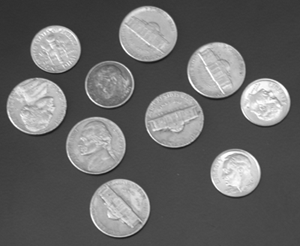
#> input picture lab4/coins.png, 300 x 246 px
$ jupyter execute --allow-errors 04_thresholding.ipynb   (older library calls are emulated)
#> lines starting #> are read from the running program, lines starting #| are printed output that depends on the picture; after the words box and inside, x2 and y2 are one past the last pixel; in counts of white or black regions, pixels touching at a corner belong together
# Binaryzacja

### Cel:
- zapoznanie z segmentacją obiektów poprzez binaryzację,
- zapoznanie z binaryzacją na podstawie histogramu (globalną),
- zapoznanie z metodami automatycznego wyznaczania progu Ots'u, Kitller'a i Kapur'a,
- zapoznanie z binaryzacją lokalną (na podstawie średniej i metodą Sauvola),
- zapoznanie z binaryzacją dwuprogową,
- zadanie domowe: zapoznanie z adaptacyjną binaryzacją lokalną.

### Binaryzacja - wprowadzenie

Jednym z najważniejszych etapów podczas analizy obrazów jest segmentacja -- podział obrazu na rejony według pewnego kryterium  -- jasności, koloru, tekstury.
Najprostszą (i też najczęściej wykorzystywaną) metodą segmentacji jest **binaryzacja**.
Do jej głównych zalet zalicza się: intuicyjność, prostotę, łatwość implementacji i szybkość wykonywania.
Jest ona etapem wielu algorytmów analizy obrazów.
Pozwala na znaczną redukcję informacji w obrazie (np. dla wejściowego obrazu w skali szarości z zakresu 0-255 do 0-1).

Binaryzacja najczęściej realizowana jest poprzez progowanie.
Na przykład: dla obrazu w odcieniach szarości ustala się próg na poziomie $k$.
Wszystkie piksele o wartości (jasności) większej od $k$ zostają uznane za obiekty, a pozostałe za tło.
Oczywiście podejście takie daje się zastosować wtedy, gdy obiekty mają istotnie różną jasność od otaczającego je tła.

### Binaryzacja na podstawie histogramu

W rozdziale zostanie zademonstrowane wyznaczanie progu na podstawie "ręcznej" analizy histogramu oraz wpływ szumu i niejednorodnego oświetlenia sceny na proces binaryzacji.

1. Potrzebne w ćwiczeniu moduły są już wpisane - zwróć uwagę pod jakimi nazwami będą one widziane (plt, cv2, np).

2. Wczytaj obraz _coins.png_ w trybie odcieni szarości. Wyświetl go.
Wyznacz jego histogram (funkcja `np.histogram` lub 'cv2.calcHist') i wyświetl go.
Przy wyświetlaniu histogramu warto zwiększyć liczbę wyświetlanych wartości na osi x oraz powiększyć sam wykres (funkcje *plt.xticks(np.arange(0, 256, 20.0))* oraz *plt.rcParams["figure.figsize"] = (10,5)*.
Uwaga. Proszę powyższą funkcjonalność zaimplementować jako funkcję, gdyż przyda się w dalszej części ćwiczenia.


[cell 1]
import cv2
import os
import requests
from matplotlib import pyplot as plt
import numpy as np

url = 'https://raw.githubusercontent.com/vision-agh/poc_sw/master/04_Thresholding/'

fileNames = ["coins.png", "rice.png", "catalogue.png", "bart.png", "figura1.png", "figura2.png", "figura3.png", "figura4.png", "T.png"]
#> (the rest of this cell did not finish here and is left out)

3. Wizualna analiza histogramu pozwala zauważyć dwa maksima - jedno odpowiadające poziomowi jasności tła (które w tym przypadku jest względnie jednolite - ciemnoszare) i drugie odpowiadające monetom.

Na podstawie histogramu wyznacz próg i wykonaj binaryzację:
- wykorzystaj fakt, że dla macierzy *numpy* można wykonać operację porównania wszystkich jej wartości z liczbą  - wynikiem jest macierz zawierająca wartości *True* i *False*, którą można przekonwertować metodą macierz.astype(np.int) na macierz z wartościami 1 i 0 (aczkolwiek nie jest to tu konieczne).
- wynik binaryzacji wyświetl,
- spróbuj dobrać jak najlepszy próg binaryzacji. Jako "kryterium jakości" przyjmij kształty monet - dla poprawnie dobranego progu powinny to być wypełnione koła.

Uwaga. Proszę powyższą funkcjonalność zaimplementować jako funkcję, gdyż przyda się w dalszej części ćwiczenia.

[cell 2]
def binar(name, threshold=100):
#> called with name = 'coins.png', threshold = 80
    image = cv2.imread(name,cv2.IMREAD_GRAYSCALE)
#> image is the input picture: shape (246, 300); min 23, max 255, mean 103
    hist = cv2.calcHist([image],[0],None,[256],[0,256])
#> hist = 256 values, max 4264 at index 73, min 0 at index 0, mean 288.3

    binary_image = image>threshold
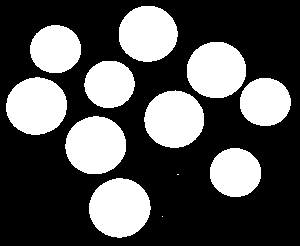
#> binary_image: shape (246, 300) bool; 32.6% white; 12 white regions (2 under 20 px), largest, box (x1, y1, x2, y2) and area: (89, 178, 151, 238) 2857, (65, 116, 126, 174) 2774, (6, 77, 67, 135) 2750
    binary_image=binary_image.astype("uint8")

    plt.plot(hist)
    plt.grid()
    plt.locator_params(axis='x', nbins=13)
    plt.show()
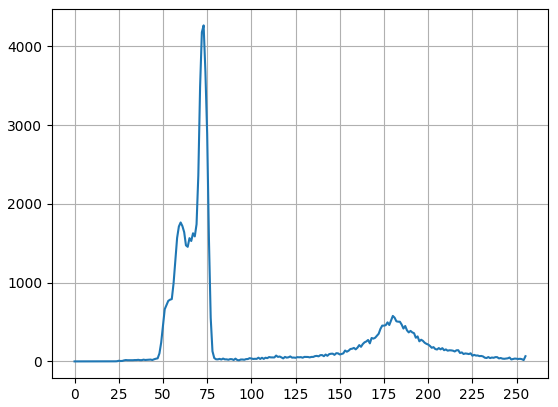
#> figure drawn by matplotlib, 1 panel; curve peaks at x = 73, y = 4264
    plt.imshow(binary_image, cmap='gray')
    plt.show()
binar("coins.png",80)

4. Na "stopień trudności" przeprowadzenia binaryzacji największy wpływ mają dwa czynniki:
- szum,
- niejednorodne oświetlenie.

Użyj obrazy:
 - _figura1.png_ (bez zaszumienia),
 - _figura2.png_ (dodany szum Gaussowski o średniej 0 i odchyleniu standardowym 10),
 - _figura3.png_ (dodany szum Gaussowski o średniej 0 i odchyleniu standardowym 50),
 - _figura4.png_ (dodany gradient oświetlenia -- symulacja oświetlenia niejednorodnego) i wyświetl ich histogramy (wykorzystaj funkcję z poprzedniego punktu).

#> (a cell that did not finish here is left out)


Spróbuj wyznaczyć progi binaryzacji na podstawie wyświetlonych histogramów.
Jak dodanie szumu wypłynęło na histogram i łatwość wyznaczania progu binaryzacji?
Czy jest to możliwe we wszystkich przypadkach?

### Automatyczne wyznaczanie progu binaryzacji

W automatycznym systemie analizy obrazów (działanie bez nadzoru operatora) konieczne jest zastosowanie metody binaryzacji, która w sposób automatyczny wyznacza próg binaryzacji.
Oczywiście można sobie wyobrazić użycie stałego progu (np. 10), ale wtedy należy zadbać o niezmienność warunków oświetleniowych, co w niektórych zastosowaniach może być problematyczne.

#### Iteracyjne wyznaczenie progu

Jednym z najprostszych podejść jest iteracyjna procedura wyliczania progu.
Jako pierwsze przybliżenie progu ($k$) przyjmuje się średnia jasność na obrazie.
Następnie, na podstawie $k$,  dzieli się obraz na dwa podobrazy $I_0$ i  $I_1$ (dwie klasy $C_0$ i $C_1$).
Dla każdego z nich oblicza się średnią jasność: $m_0$ i $m_1$.
Jako nowy próg przyjmuje się:
\begin{equation}
\label{eq:thresholding:mean_auto} \tag{1}
k_{new} = \frac{m_0 + m_1}{2}
\end{equation}
Procedurę kontynuuje się do momentu, aż różnica pomiędzy dwoma kolejnymi progami będzie mniejsza niż zadana wartość.

**Zadanie: zaimplementować opisany powyżej algorytm.**

Jak można zauważyć, do poprawnego działania metody potrzebne będzie obliczanie średniej jasności, również dla pewnych podobrazów.
Wykorzystamy do tego znormalizowanych histogram:
\begin{equation}
\label{eq:p_i} \tag{2}
p_i = n_i/N,   \sum_{i=0}^L p_i = 1
\end{equation}
gdzie: $n_i$ liczba pikseli o jasności $i$ ($i = 0,1, ... L-1$) - histogram, $L$ - liczba poziomów jasności, $N$ - liczba pikseli na obrazie ($N = n_0 + n_1 + ... + n_{L-1}$).

Jeśli podzielimy obraz na dwie klasy $C_0$ i $C_1$ (tło i obiekty albo obiekty i tło) z progiem podziału oznaczonym jako $k$, to do klasy $C_0$ należeć będą piksele o poziomach $[0,k]$, a do klasy $C1$ piksele o poziomach $[k+1,L-1]$.

Wtedy prawdopodobieństwo, że piksel należy do klasy $C_0$ wynosi:
\begin{equation}
\label{eq:P_0} \tag{3}
P_0(k) = \sum_{i=0}^{k} p_i
\end{equation}

Podobnie prawdopodobieństwo, że należy do klasy $C_1$ wynosi:

\begin{equation}
\label{eq:P_1} \tag{4}
P_1(k) = \sum_{i=k+1}^{L-1} p_i = 1 - P_0(k)
\end{equation}

Średnią jasność pikseli należących do klasy $C_0$ można wyznaczyć na podstawie:

\begin{equation}
\label{eq:m_0} \tag{5}
m_0(k) = \sum_{i=0}^{k} iP(i|C_0)
\end{equation}

gdzie: $|$ oznacza prawdopodobieństwo warunkowe, a wyraz $P(i|C_0)$ - prawdopodobieństwo dla wartości $i$ pod warunkiem, że $i$ należy do klasy $C_0$.
Równanie to jest szczególnym przypadkiem wykorzystania momentów statystycznych do wyliczania pewnych parametrów statystycznych - w tym przypadku średniej.

Wykorzystując regułę Bayesa:

\begin{equation}
\label{eq:P_A_B} \tag{6}
P(A|B) = P(B|A)P(A)/P(B)
\end{equation}
możemy zapisać:

\begin{equation}
\label{eq:m_0k} \tag{7}
m_0(k) = \sum_{i=0}^{k} i P(C_0|i)P(i)/P(C_0)
\end{equation}
Wyraz $P(C_0|i) = 1$, gdyż z założenia rozpatrujemy tylko piksele należące do klasy $C_0$.
Wyraz $P(i)$ stanowi $i$-ty element znormalizowanego histogramu tj. $P(i) = p_i$, a $P(C_0)$ to prawdopodobieństwo przynależności do klasy $C_0$ określone wcześniej $P(C_0) = P_0(k)$.
Ostatecznie możemy więc zapisać:

\begin{equation}
\label{eq:thresholding:meanHistC0} \tag{8}
m_0(k) = \frac{1}{P_0(k)} \sum_{i=0}^{k} i p_i
\end{equation}

Na podstawie analogicznych rozważań można wyprowadzić wzór na średnią jasności pikseli należących do klasy $C_1$:
\begin{equation}
\label{eq:thresholding:meanHistC1}  \tag{9}
m_1(k) = \frac{1}{P_1(k)} \sum_{i=k+1}^{L-1} i p_i
\end{equation}

Średnia jasność całego obrazu dana jest zależnością:
\begin{equation}
\label{eq:thresholding:meanHistGlobal} \tag{10}
m_G = \sum_{i=0}^{L-1} ip_i
\end{equation}

1. Wczytaj obraz _coins.png_. Wyświetl go.

2. Wylicz histogram i histogram skumulowany (funkcja `np.cumsum`).
   Na podstawie zależności (\ref{eq:thresholding:meanHistGlobal}) wylicz średnią - pierwszy próg podziału $k$.
   Uwagi:
   - przed dalszymi obliczeniami dobrze jest usunąć zbędny wymiar tablicy z histogramem - polecenie `np.squeeze`
    - $p_i$ to nasz znormalizowany histogram, a wartości od $0$ do $255$ można wygenerować poleceniem `np.arange(256)`,
    - zmiast pętli `for` można wykorzystać iloczyn sklarny dwóch wektorów tj. `np.dot`.

3.  W nieskończonej petli `while` wykonaj następujące kroki:
- oblicz średnią $m_0$ -- zależność (\ref{eq:thresholding:meanHistC0}):
    - dla $P_0$ wystarczy wykorzystać odpowiednią wartość znormalizowanego histogramu skumulowanego, dla pozostałej części wyrażenia podobne rozwiązanie jak dla pierwszej średniej,
- oblicz średnią $m_1$ -- zależność (\ref{eq:thresholding:meanHistC1}),
- oblicz nowy próg $k_{new}$ -- zależność (\ref{eq:thresholding:mean_auto}),
- oblicz moduł z różnicy pomiędzy $k_{new}$, a $k$ i sprawdź czy jest mniejszy od progu (np. $1$),
- jeśli tak to zakończ obliczenia (`break`), jeśli nie to przypisz $k = k_{new}$ i kontynuuj obliczenia,
- wyświetl próg oraz wynik binaryzacji.

4. Sprawdz jak metoda dziala na obrazach _figura1.png_ do _figura4.png_.

[cell 4]
def automatic(name="figura1.png", threshold=1):
#> called with name = 'figura4.png', threshold = 1
    image = cv2.imread(name,cv2.IMREAD_GRAYSCALE)
    hist = cv2.calcHist([image],[0],None,[256],[0,256])
#> hist = 256 values from 0 to 0

    norm_hist=hist/sum(hist)
    cum_norm_hist = np.cumsum(norm_hist)
    norm_hist=np.squeeze(norm_hist)
    mg = sum([i*norm_hist[i] for i in range(len(hist))]).astype("uint8")
#> mg = 0
#     print(mg)
    while True:
        m0=(1/cum_norm_hist[mg])*sum([i*norm_hist[i] for i in range(mg)])
        m1=(1/(1-cum_norm_hist[mg]))*sum([i*norm_hist[i] for i in range(mg,len(norm_hist))])
#         print(f"m0 {m0}, m1 {m1}")
        k_new = (m0+m1)/2
#         print(k_new)
        if abs(mg-k_new)<threshold:
            break
        mg=k_new.astype("uint8")

    image = image>k_new
    print(k_new)
    image=image.astype("uint8")
    plt.imshow(image, cmap="gray")
automatic(name="figura4.png")
